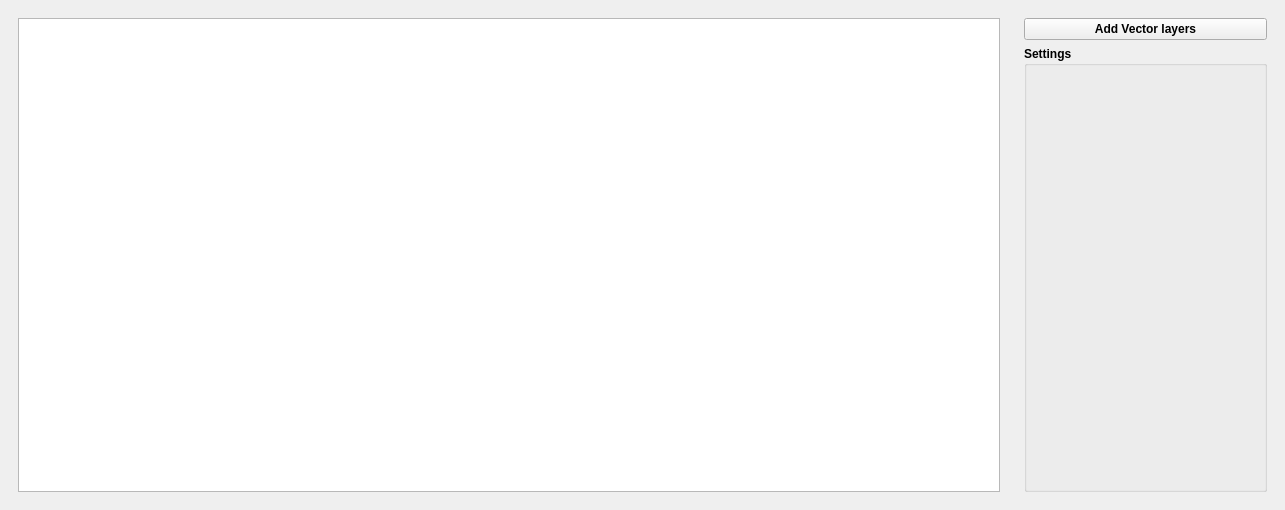
<?xml version="1.0" encoding="UTF-8"?>
<ui version="4.0">
 <class>AnnPredictionDockWidgetBase</class>
 <widget class="QDockWidget" name="AnnPredictionDockWidgetBase">
  <property name="geometry">
   <rect>
    <x>0</x>
    <y>0</y>
    <width>1285</width>
    <height>510</height>
   </rect>
  </property>
  <property name="font">
   <font>
    <weight>75</weight>
    <bold>true</bold>
   </font>
  </property>
  <property name="windowTitle">
   <string>Neural network</string>
  </property>
  <widget class="QWidget" name="dockWidgetContents">
   <layout class="QGridLayout" name="gridLayout">
    <item row="0" column="2">
     <widget class="QFrame" name="leftFrame">
      <property name="maximumSize">
       <size>
        <width>1000</width>
        <height>16777215</height>
       </size>
      </property>
      <layout class="QVBoxLayout" name="verticalLayout" stretch="0">
       <property name="sizeConstraint">
        <enum>QLayout::SetNoConstraint</enum>
       </property>
       <item>
        <widget class="QTableWidget" name="attributeTable"/>
       </item>
      </layout>
     </widget>
    </item>
    <item row="0" column="3">
     <widget class="QFrame" name="rightFrame">
      <property name="maximumSize">
       <size>
        <width>300</width>
        <height>625</height>
       </size>
      </property>
      <layout class="QVBoxLayout" name="verticalLayout_2">
       <item>
        <widget class="QPushButton" name="addVectorLayersButton">
         <property name="text">
          <string>Add Vector layers</string>
         </property>
        </widget>
       </item>
       <item>
        <widget class="QGroupBox" name="settingsGroupBox">
         <property name="title">
          <string>Settings</string>
         </property>
        </widget>
       </item>
      </layout>
     </widget>
    </item>
   </layout>
  </widget>
 </widget>
 <resources/>
 <connections/>
</ui>
